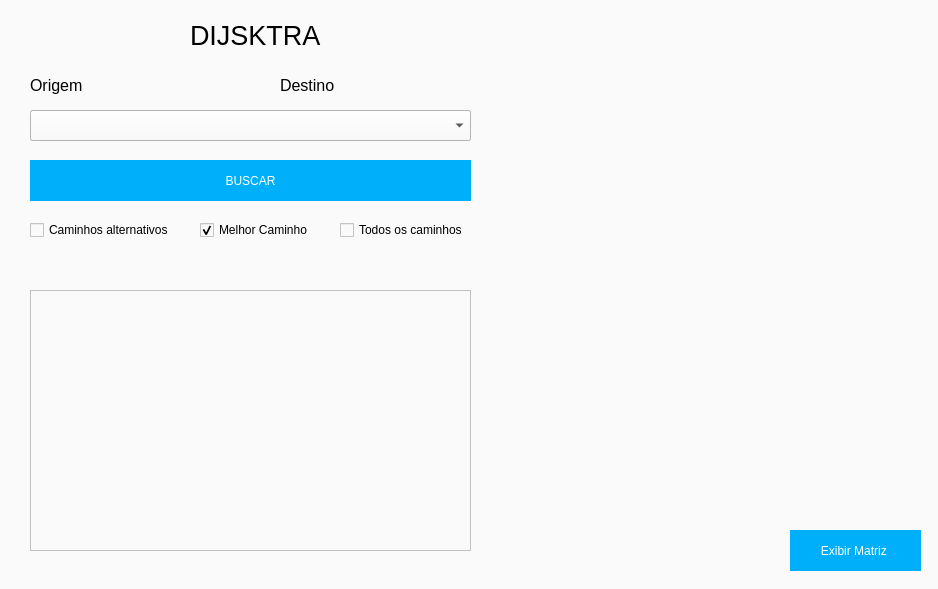
<?xml version="1.0" encoding="UTF-8"?>
<ui version="4.0">
 <class>MainWindow</class>
 <widget class="QMainWindow" name="MainWindow">
  <property name="geometry">
   <rect>
    <x>0</x>
    <y>0</y>
    <width>938</width>
    <height>589</height>
   </rect>
  </property>
  <property name="windowTitle">
   <string>MainWindow</string>
  </property>
  <property name="styleSheet">
   <string notr="true">background-color: #fafafa</string>
  </property>
  <property name="locale">
   <locale language="Portuguese" country="Brazil"/>
  </property>
  <widget class="QWidget" name="centralWidget">
   <widget class="QLabel" name="mapa">
    <property name="geometry">
     <rect>
      <x>510</x>
      <y>0</y>
      <width>431</width>
      <height>591</height>
     </rect>
    </property>
    <property name="text">
     <string/>
    </property>
    <property name="pixmap">
     <pixmap>../../../Pictures/Papel-de-parede-do-Spider-Man.jpg</pixmap>
    </property>
   </widget>
   <widget class="QLabel" name="sombra">
    <property name="geometry">
     <rect>
      <x>440</x>
      <y>0</y>
      <width>431</width>
      <height>591</height>
     </rect>
    </property>
    <property name="text">
     <string/>
    </property>
   </widget>
   <widget class="QPushButton" name="buscaBT">
    <property name="enabled">
     <bool>true</bool>
    </property>
    <property name="geometry">
     <rect>
      <x>30</x>
      <y>160</y>
      <width>441</width>
      <height>41</height>
     </rect>
    </property>
    <property name="styleSheet">
     <string notr="true">background-color: #00AFFA;
font: 12pt &quot;Arial&quot; bold;
color: white;
border: none;</string>
    </property>
    <property name="text">
     <string>BUSCAR</string>
    </property>
    <property name="default">
     <bool>true</bool>
    </property>
   </widget>
   <widget class="QTextBrowser" name="exibeBrowser">
    <property name="geometry">
     <rect>
      <x>30</x>
      <y>290</y>
      <width>441</width>
      <height>261</height>
     </rect>
    </property>
   </widget>
   <widget class="QComboBox" name="destCbBox">
    <property name="geometry">
     <rect>
      <x>280</x>
      <y>110</y>
      <width>191</width>
      <height>31</height>
     </rect>
    </property>
   </widget>
   <widget class="QCheckBox" name="todoscaminhosCB">
    <property name="geometry">
     <rect>
      <x>340</x>
      <y>220</y>
      <width>141</width>
      <height>20</height>
     </rect>
    </property>
    <property name="text">
     <string>Todos os caminhos</string>
    </property>
    <property name="autoExclusive">
     <bool>true</bool>
    </property>
   </widget>
   <widget class="QCheckBox" name="caminhosalterCB">
    <property name="geometry">
     <rect>
      <x>30</x>
      <y>220</y>
      <width>161</width>
      <height>20</height>
     </rect>
    </property>
    <property name="text">
     <string>Caminhos alternativos</string>
    </property>
    <property name="autoExclusive">
     <bool>true</bool>
    </property>
   </widget>
   <widget class="QCheckBox" name="menorCaminhoCB">
    <property name="geometry">
     <rect>
      <x>200</x>
      <y>220</y>
      <width>121</width>
      <height>20</height>
     </rect>
    </property>
    <property name="text">
     <string>Melhor Caminho</string>
    </property>
    <property name="checked">
     <bool>true</bool>
    </property>
    <property name="autoExclusive">
     <bool>true</bool>
    </property>
   </widget>
   <widget class="QComboBox" name="origCbBox">
    <property name="geometry">
     <rect>
      <x>30</x>
      <y>110</y>
      <width>191</width>
      <height>31</height>
     </rect>
    </property>
   </widget>
   <widget class="QLabel" name="label_3">
    <property name="geometry">
     <rect>
      <x>190</x>
      <y>10</y>
      <width>131</width>
      <height>51</height>
     </rect>
    </property>
    <property name="font">
     <font>
      <pointsize>20</pointsize>
     </font>
    </property>
    <property name="text">
     <string>DIJSKTRA</string>
    </property>
    <property name="textFormat">
     <enum>Qt::PlainText</enum>
    </property>
   </widget>
   <widget class="QLabel" name="label_4">
    <property name="geometry">
     <rect>
      <x>30</x>
      <y>70</y>
      <width>59</width>
      <height>31</height>
     </rect>
    </property>
    <property name="font">
     <font>
      <pointsize>12</pointsize>
     </font>
    </property>
    <property name="text">
     <string>Origem</string>
    </property>
   </widget>
   <widget class="QLabel" name="destino">
    <property name="geometry">
     <rect>
      <x>280</x>
      <y>70</y>
      <width>61</width>
      <height>31</height>
     </rect>
    </property>
    <property name="font">
     <font>
      <pointsize>12</pointsize>
     </font>
    </property>
    <property name="text">
     <string>Destino</string>
    </property>
   </widget>
   <widget class="QPushButton" name="matrizBT">
    <property name="enabled">
     <bool>true</bool>
    </property>
    <property name="geometry">
     <rect>
      <x>790</x>
      <y>530</y>
      <width>131</width>
      <height>41</height>
     </rect>
    </property>
    <property name="styleSheet">
     <string notr="true">background-color: #00AFFA;
font: 12pt &quot;Arial&quot; bold;
color: white;
border: none;</string>
    </property>
    <property name="text">
     <string>Exibir Matriz </string>
    </property>
    <property name="default">
     <bool>true</bool>
    </property>
   </widget>
   <widget class="QComboBox" name="origCbBox_2">
    <property name="enabled">
     <bool>true</bool>
    </property>
    <property name="geometry">
     <rect>
      <x>30</x>
      <y>110</y>
      <width>441</width>
      <height>31</height>
     </rect>
    </property>
    <property name="editable">
     <bool>false</bool>
    </property>
   </widget>
   <zorder>sombra</zorder>
   <zorder>mapa</zorder>
   <zorder>buscaBT</zorder>
   <zorder>exibeBrowser</zorder>
   <zorder>destCbBox</zorder>
   <zorder>todoscaminhosCB</zorder>
   <zorder>caminhosalterCB</zorder>
   <zorder>menorCaminhoCB</zorder>
   <zorder>origCbBox</zorder>
   <zorder>label_3</zorder>
   <zorder>label_4</zorder>
   <zorder>destino</zorder>
   <zorder>matrizBT</zorder>
   <zorder>origCbBox_2</zorder>
  </widget>
 </widget>
 <layoutdefault spacing="6" margin="11"/>
 <resources/>
 <connections>
  <connection>
   <sender>buscaBT</sender>
   <signal>clicked()</signal>
   <receiver>MainWindow</receiver>
   <slot>searchClick()</slot>
   <hints>
    <hint type="sourcelabel">
     <x>227</x>
     <y>181</y>
    </hint>
    <hint type="destinationlabel">
     <x>252</x>
     <y>251</y>
    </hint>
   </hints>
  </connection>
 </connections>
 <slots>
  <slot>searchClick()</slot>
  <slot>allPathClick()</slot>
 </slots>
</ui>
